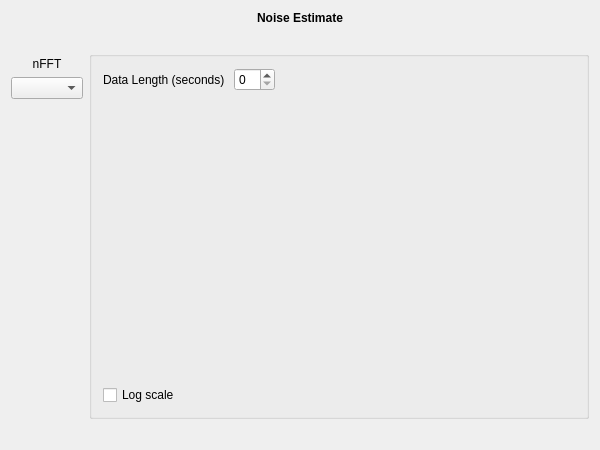
<?xml version="1.0" encoding="UTF-8"?>
<ui version="4.0">
 <class>NoiseEstimateSetupWidgetClass</class>
 <widget class="QWidget" name="NoiseEstimateSetupWidgetClass">
  <property name="geometry">
   <rect>
    <x>0</x>
    <y>0</y>
    <width>600</width>
    <height>450</height>
   </rect>
  </property>
  <property name="windowTitle">
   <string>RtHpiSetupWidget</string>
  </property>
  <layout class="QVBoxLayout" name="verticalLayout">
   <item>
    <widget class="QLabel" name="m_qLabel_Headline">
     <property name="font">
      <font>
       <weight>75</weight>
       <bold>true</bold>
      </font>
     </property>
     <property name="text">
      <string>Noise Estimate</string>
     </property>
     <property name="alignment">
      <set>Qt::AlignCenter</set>
     </property>
    </widget>
   </item>
   <item>
    <spacer name="m_qVerticalSpacer_Headline">
     <property name="orientation">
      <enum>Qt::Vertical</enum>
     </property>
     <property name="sizeType">
      <enum>QSizePolicy::Fixed</enum>
     </property>
     <property name="sizeHint" stdset="0">
      <size>
       <width>20</width>
       <height>20</height>
      </size>
     </property>
    </spacer>
   </item>
   <item>
    <layout class="QGridLayout" name="m_qGridLayout_main">
     <item row="1" column="0">
      <widget class="QLabel" name="label">
       <property name="text">
        <string>nFFT</string>
       </property>
       <property name="alignment">
        <set>Qt::AlignCenter</set>
       </property>
      </widget>
     </item>
     <item row="4" column="1">
      <spacer name="m_qHorizontalSpacer_About">
       <property name="orientation">
        <enum>Qt::Horizontal</enum>
       </property>
       <property name="sizeHint" stdset="0">
        <size>
         <width>40</width>
         <height>20</height>
        </size>
       </property>
      </spacer>
     </item>
     <item row="2" column="0">
      <widget class="QComboBox" name="m_qComboBoxnFFT"/>
     </item>
     <item row="0" column="1" rowspan="4" colspan="2">
      <widget class="QGroupBox" name="m_qGroupBox_Information">
       <property name="title">
        <string/>
       </property>
       <layout class="QGridLayout" name="m_qGridLayout_Information">
        <item row="0" column="0">
         <layout class="QFormLayout" name="m_layNoise">
          <property name="fieldGrowthPolicy">
           <enum>QFormLayout::AllNonFixedFieldsGrow</enum>
          </property>
          <item row="0" column="0">
           <widget class="QLabel" name="label_2">
            <property name="text">
             <string>Data Length (seconds) </string>
            </property>
           </widget>
          </item>
          <item row="0" column="1">
           <widget class="QSpinBox" name="m_qSpinDataLen"/>
          </item>
          <item row="2" column="0" colspan="2">
           <widget class="QCheckBox" name="m_cb_logscale">
            <property name="text">
             <string>Log scale</string>
            </property>
            <property name="checked">
             <bool>false</bool>
            </property>
           </widget>
          </item>
          <item row="1" column="0">
           <spacer name="verticalSpacer">
            <property name="orientation">
             <enum>Qt::Vertical</enum>
            </property>
            <property name="sizeHint" stdset="0">
             <size>
              <width>20</width>
              <height>40</height>
             </size>
            </property>
           </spacer>
          </item>
         </layout>
        </item>
        <item row="0" column="1">
         <spacer name="horizontalSpacer">
          <property name="orientation">
           <enum>Qt::Horizontal</enum>
          </property>
          <property name="sizeHint" stdset="0">
           <size>
            <width>40</width>
            <height>10</height>
           </size>
          </property>
         </spacer>
        </item>
       </layout>
      </widget>
     </item>
     <item row="3" column="0">
      <spacer name="m_qVerticalSpacer_LeftRow">
       <property name="orientation">
        <enum>Qt::Vertical</enum>
       </property>
       <property name="sizeHint" stdset="0">
        <size>
         <width>20</width>
         <height>40</height>
        </size>
       </property>
      </spacer>
     </item>
    </layout>
   </item>
  </layout>
 </widget>
 <layoutdefault spacing="6" margin="11"/>
 <resources/>
 <connections/>
</ui>
